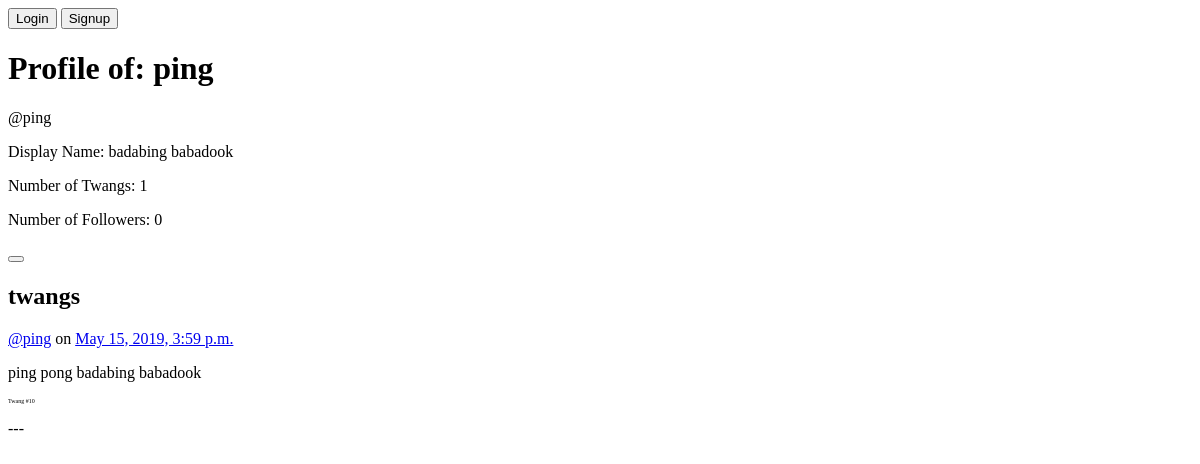
The page /ping/ on the database as committed earlier.
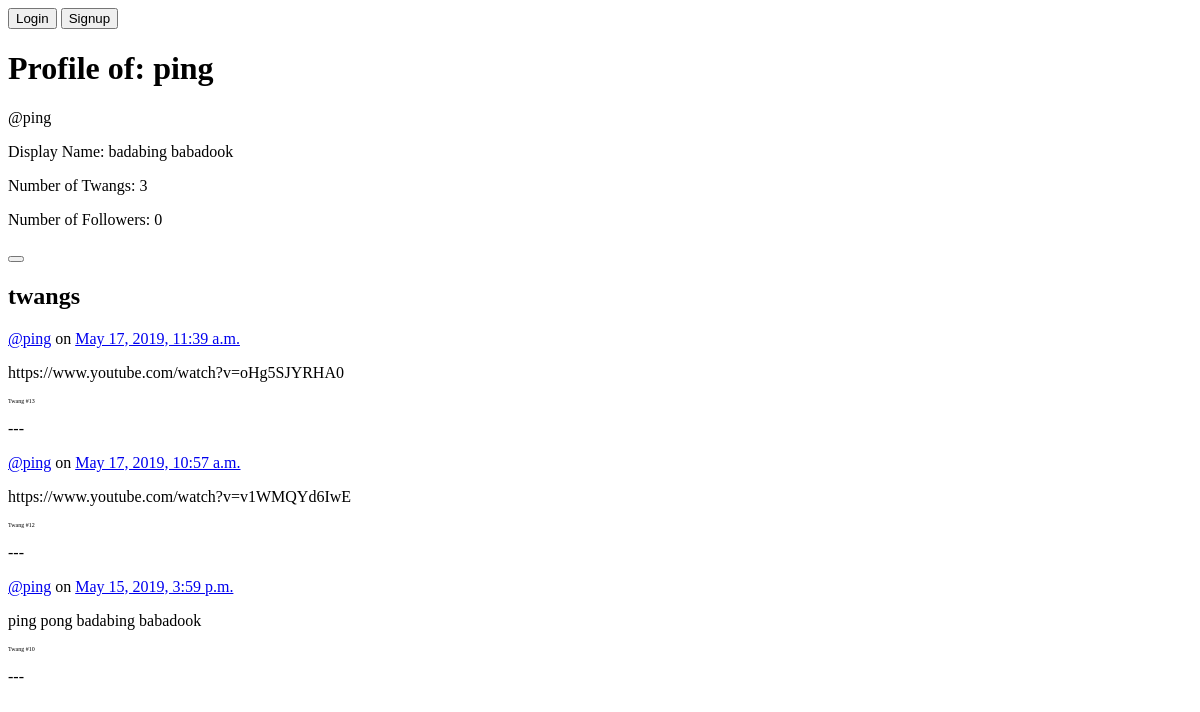
The same page on the database as committed later.
### twango/twitteruser/models.py (models this page shows)
class TwitterUser(models.Model):
    username = models.CharField(max_length=50)
    display_name = models.CharField(max_length=50)
    following = models.ManyToManyField("self", symmetrical=False, blank=True)
    user = models.OneToOneField(User, on_delete=models.CASCADE)
    def __str__(self):
        return self.user.username

### twango/tweet/models.py (models this page shows)
class Tweet(models.Model):
    user = models.ForeignKey(
        TwitterUser, on_delete=models.CASCADE)
    twang = models.CharField(max_length=140)
    date = models.DateTimeField(default=timezone.now)

### twango/twitteruser/views.py (the view)
# urls.py: path("<str:username>/", profile_view),
def profile_view(request, username):
    html = "../templates/twitteruser.html"
    targeteduser = TwitterUser.objects.filter(username=username).first()
    targeteduser_twangs = Tweet.objects.filter(
        user=targeteduser).order_by("-date")
    num_twangs = len(targeteduser_twangs)
    follow_status_button = None
    num_followers = targeteduser.following.count()
    data = {}
    if request.user.is_authenticated:
        data = {"targeteduser": targeteduser, "twangs": targeteduser_twangs,
                "num_twangs": num_twangs,
                "follow_status_button": follow_status_button,
                "num_followers": num_followers}
        currentuser = TwitterUser.objects.filter(
            username=request.user.twitteruser).first()
        if targeteduser not in currentuser.following.get_queryset():
            follow_status_button = "Follow"
        else:
            follow_status_button = "Unfollow"
    else:
        data = {"targeteduser": targeteduser, "twangs": targeteduser_twangs,
                "num_twangs": num_twangs, "num_followers": num_followers}
    return render(request, html, data)

### twango/templates/twitteruser.html
{% extends "navbar.html" %} {% block main %}
<h1>Profile of: {{ targeteduser.username }}</h1>
<p>@{{ targeteduser }}</p>
<p>Display Name: {{ targeteduser.display_name }}</p>
<p>Number of Twangs: {{ num_twangs }}</p>
<p>Number of Followers: {{ num_followers }}</p>
{% if targeteduser.username != request.user.username %}
<a href="/followstatus/{{ targeteduser.username }}">
    <button>{{ follow_status_button }}</button>
</a>
{% endif %}
{% include "twangs.html" %}
{% endblock %}

### twango/templates/navbar.html (shortened to what this page needs)
<!DOCTYPE html>
<html lang="en">
    <head>
    </head>
    <body>
        <div>
            {% if user.is_authenticated %}
            <a href="/"><button>Home</button></a>
            <a href="/twang/"><button>Twang</button></a>
            <a href="/notifications/"><button>Notifications</button></a>
            <a href="/{{ request.user.username }}/"><button>My Profile</button></a>
            <a href="/logout/"><button>Logout</button></a>
            {% else %}
            <a href="/login/"><button>Login</button></a>
            <a href="/signup/"><button>Signup</button></a>
            {% endif %}
        </div>
        {% block main %}
        {% endblock %}
    </body>
</html>

### twango/templates/twangs.html (shortened to what this page needs)
<h2>twangs</h2>
{% for t in twangs %}
<p><a href="/{{ t.user }}/">@{{ t.user }}</a> on <a href="/twang/{{ t.id }}/">{{ t.date }}</a></p>
<p>{{ t.twang }}</p>
<p style="font-size: 6px">Twang #{{ t.id }}</p>
<p>---</p>
{% endfor %}

Rows that differ between the two databases and show on the page:
added Tweet: user "ping", date "May 17, 2019, 11:39 a.m.", twang "https://www.youtube.com/watch?v=oHg5SJYRHA0", id "13"
added Tweet: user "ping", date "May 17, 2019, 10:57 a.m.", twang "https://www.youtube.com/watch?v=v1WMQYd6IwE", id "12"
Other text that changed with them:
{{ num_twangs }}: "1" → "3"
